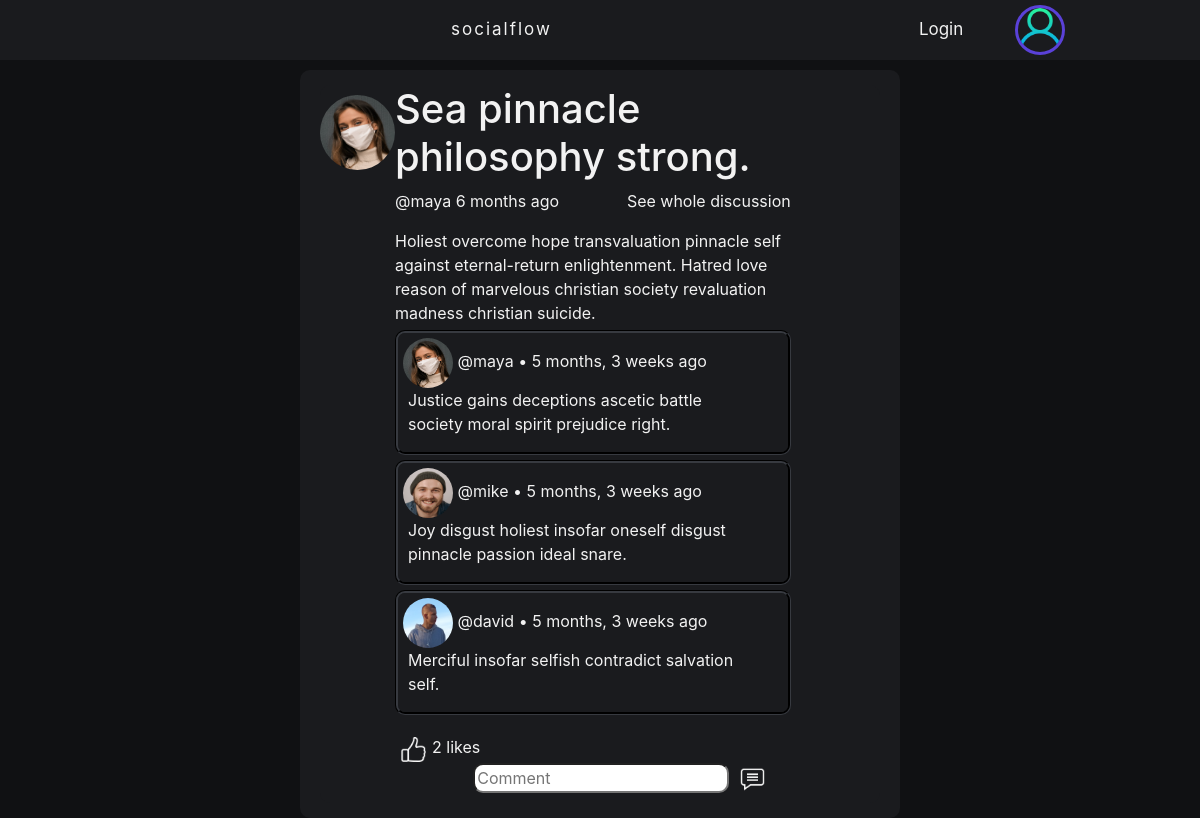
Page /post-details/8/ on the committed database.
### DjangoBlogApp/models.py (models this page shows, shortened)
class Post(models.Model):
    name = models.CharField(max_length=48, blank=True, null=True)
    content = models.TextField(max_length=512)
    likes = models.ManyToManyField(User, blank=True, related_name="blog_posts")
    img = models.ImageField(null=True, blank=True, upload_to = settings.MEDIA_ROOT)
    host = models.ForeignKey(User, on_delete=models.CASCADE, blank=True, null=True)
    published = models.DateTimeField(auto_now_add=True)
    class Meta():
        ordering = ['-published']

class Profile(models.Model):
    user = models.OneToOneField(User, on_delete=models.CASCADE, blank=True, null=True)
    biogram = models.TextField(max_length=512)
    avatar = models.ImageField(null=True, blank=True, default='default.png', upload_to = settings.MEDIA_ROOT)
    followers = models.ManyToManyField(User, blank=True, related_name="followers")
    following = models.ManyToManyField(User, blank=True, related_name="following")

class Comment(models.Model):
    author = models.ForeignKey(User, on_delete=models.CASCADE, blank=True, null=True)
    post = models.ForeignKey(Post, related_name="comments", on_delete=models.CASCADE, blank=True, null=True)
    content = models.TextField(max_length=128, blank=True, null=True)
    published = models.DateTimeField(auto_now_add=True)
    class Meta():
        ordering = ['published']

### DjangoBlogApp/views.py (the view, shortened to what this page needs)
# urls.py: path('post-details/<str:pk>/', views.post_details, name="post-details"),
def post_details(request, pk):
    post = Post.objects.get(id=pk)
    context = {'post': post}
    return render(request, 'DjangoBlogApp/post_details.html', context)

### DjangoBlogApp/templates/DjangoBlogApp/post_details.html (shortened to what this page needs)
{% include 'DjangoBlogApp/main.html' %}
{% load static %}
{% block content %}
    <div class="post-details">
        <div class="post-container">
            <div class="avatar-container">
                <img src="{% static post.host.profile.avatar.url %}" class="rounded-circle" style="width: 75px; height: 75px;"/>
            </div>
            <div class="content-container">
                <h1>{{post.name}}</h1>
                <p>
                    <a href="{% url 'profile' post.host.id %}">@{{post.host}}</a>  {{post.published|timesince}} ago
                    <a class="on-right" href="{% url 'post-details' post.id%}">See whole discussion</a>
                </p>
                {{post.content}}
                <div class="comments-container">
                {% for comment in post.comments.all %}
                    <div class="comment-container">
                        <div class="comment-container-left">
                            <div class="comment-user-container">
                                <img src="{% static comment.author.profile.avatar.url %}" class="rounded-circle" style="width: 50px; height: 50px;"/>
                                <a href="{% url 'profile' comment.author.id %}">@{{comment.author}}</a> • {{comment.published|timesince}} ago
                            </div>
                            <div class="comment-content-container">
                                {{comment.content|linebreaks}}
                            </div>
                        </div>
                    </div>
                {% endfor %}
                    <div class="like-comment-save-container">
                        <div class="on-left">
                            {% if request.user in post.likes.all %}
                            <form method="POST">
                                {% csrf_token %}
                                <input type="hidden" name="unlike" value="unlike">
                                    <button class="comment-button" type="submit" name="post_id" value="{{post.id}}" >
                                        <img src="{% static 'images/unlike.png' %}" style="width: 25px; height: 25px;"/>
                                    </button>
                            </form>
                            {% else %}
                                <form method="POST">
                                        <button class="comment-button" type="submit" name="post_id" value="{{post.id}}" >
                                            <img src="{% static 'images/like.png' %}" style="width: 25px; height: 25px;"/>
                                        </button>
                                </form>
                            {% endif %}
                            {% if post.likes.count == 0 %}
                                No one liked this post yet
                            {% elif post.likes.count == 1 %}
                                {% if request.user in post.likes.all %}
                                    1 like (You)
                                {% else %}
                                    {{post.likes.count}} like
                                {% endif %}
                            {% else %}
                                {{post.likes.count}} likes
                            {% endif %}
                        </div>
                        <div class="on-right">
                            <form method="POST">
                                <input type="text" class="comment-input" name="comment_content" placeholder="Comment">
                                    <button class="comment-button" type="submit" name="post_id" value="{{post.id}}" >
                                        <img src="{% static 'images/comment.png' %}" style="width: 25px; height: 25px;"/>
                                    </button>
                            </form>
                        </div>
                    </div>
                </div>
            </div>
            <div class="edit-delete-container">
            </div>
        </div>
{% endblock content %}

### static/css/main.css (style rules this page uses)
.global { background-color: rgb(16,17,19); color: #f2f2f2; padding-top: 70px; }
.global a { color: #f2f2f2; text-decoration: none; }
.post-container { display: grid; grid-template-columns: 1fr 6fr 1fr; text-align: left; border-radius: 10px; margin-top: 5px; padding-bottom: 10px; margin-bottom: 5px; background: rgb(26,27,30); min-width: 100%; }
.edit-delete-container { margin-top: 15px; display: flex; flex-direction: column; flex-wrap: wrap; justify-content: space-between; text-align: center; margin-right: 20px; margin-bottom: 15px; }
.avatar-container { margin-top: 10px; text-align: center; }
.comments-container { margin-right: 20px; }
.comment-container { display: grid; grid-template-columns: 7fr 1fr; text-align: left; border-radius: 10px; margin-top: 5px; margin-bottom: 5px; border: groove; border-color: #373a40; }
.comment-user-container { margin-top: 5px; margin-left: 5px; }
.comment-content-container { margin-left: 10px; }
.content-container a.on-right { float: right; }
.on-left { display: flex; text-align: center; flex-direction: row; float: left; }
.on-right { float: right; margin-right: 20px; }
.like-comment-save-container { padding-top: 15px; text-align: center; }
.comment-input { border-radius: 10px; }
.comment-button { background-color: transparent; background-repeat: no-repeat; border: none; cursor: pointer; overflow: hidden; outline: none; }
.post-details { margin-top: 20px; padding: 10px 20px; border-radius: 10px; background-color: rgb(26,27,30); margin: 0 300px; }

### rows in the picture
Post: host.avatar (picture), name "Sea pinnacle philosophy strong.", host "maya", published "6 months", content "Holiest overcome hope transvaluation pinnacle self against eternal-return enlightenment. Hatred love reason of marvelous christian society revaluation madness christian suicide.", likes.count "2"
Comment: author.avatar (picture), author "maya", published "5 months, 3 weeks", content "Justice gains deceptions ascetic battle society moral spirit prejudice right."
Comment: author.avatar (picture), author "mike", published "5 months, 3 weeks", content "Joy disgust holiest insofar oneself disgust pinnacle passion ideal snare."
Comment: author.avatar (picture), author "david", published "5 months, 3 weeks", content "Merciful insofar selfish contradict salvation self."
